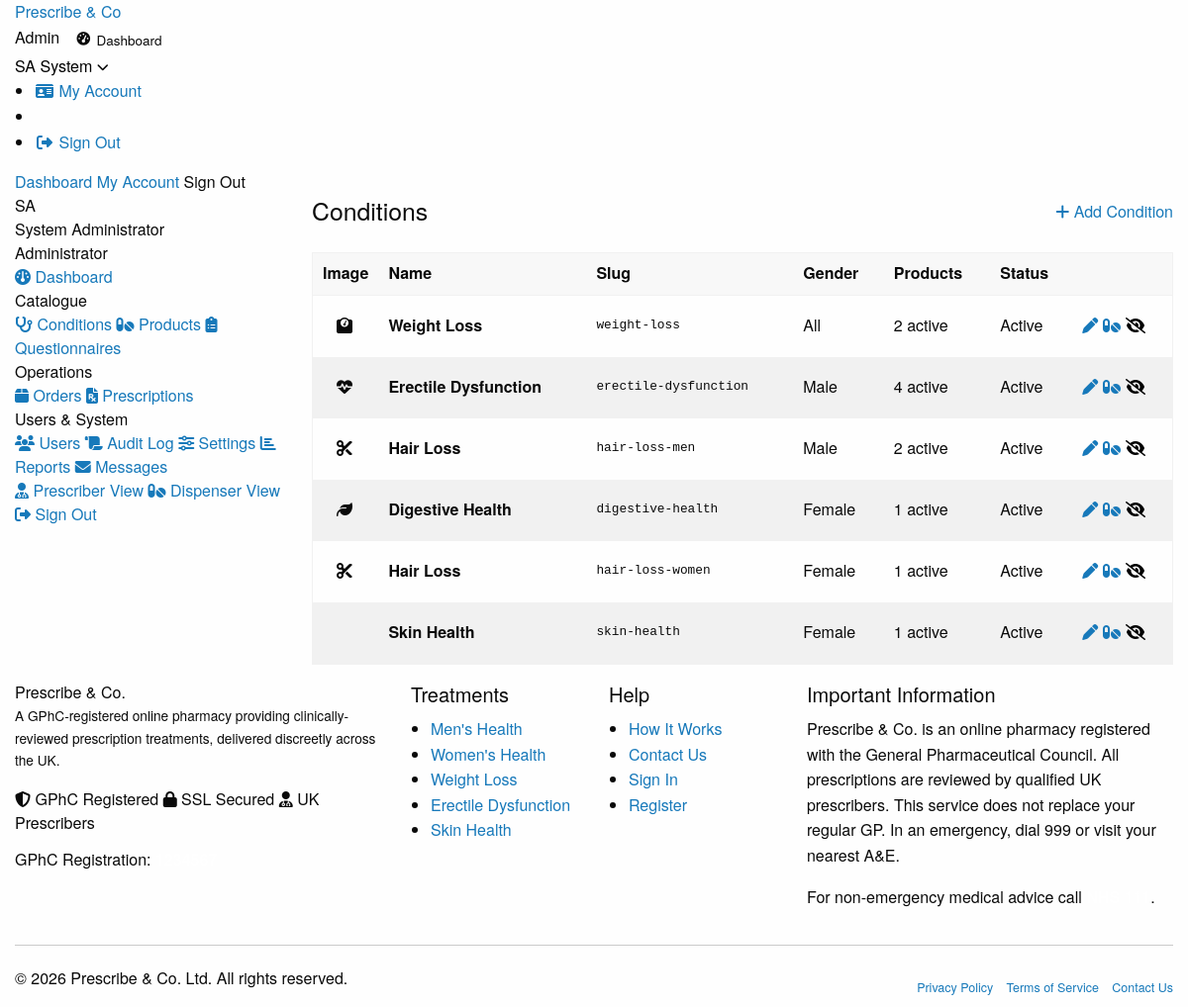
Page /pages/admin/conditions.php (signed in) on the committed database.
### tables this page shows
CREATE TABLE `users` (
  `id`             INT UNSIGNED AUTO_INCREMENT PRIMARY KEY,
  `email`          VARCHAR(191)  NOT NULL UNIQUE,
  `password_hash`  VARCHAR(255)  NOT NULL,
  `role`           ENUM('admin','prescriber','dispenser','patient') NOT NULL DEFAULT 'patient',
  `first_name`     VARCHAR(100)  NOT NULL,
  `last_name`      VARCHAR(100)  NOT NULL,
  `phone`          VARCHAR(30)   DEFAULT NULL,
  `date_of_birth`  DATE          DEFAULT NULL,
  `gender`         ENUM('male','female','other','prefer_not_to_say') DEFAULT NULL,
  `nhs_number`     VARCHAR(20)   DEFAULT NULL,
  `is_active`      TINYINT(1)    NOT NULL DEFAULT 1,
  `email_verified` TINYINT(1)    NOT NULL DEFAULT 0,
  `verify_token`   VARCHAR(64)   DEFAULT NULL,
  `reset_token`    VARCHAR(64)   DEFAULT NULL,
  `reset_expires`  DATETIME      DEFAULT NULL,
  `created_at`     DATETIME      NOT NULL DEFAULT CURRENT_TIMESTAMP,
  `updated_at`     DATETIME      NOT NULL DEFAULT CURRENT_TIMESTAMP ON UPDATE CURRENT_TIMESTAMP,
  INDEX `idx_role`  (`role`),
  INDEX `idx_email` (`email`)
);

CREATE TABLE `conditions` (
  `id`          INT UNSIGNED AUTO_INCREMENT PRIMARY KEY,
  `slug`        VARCHAR(100) NOT NULL UNIQUE,
  `name`        VARCHAR(200) NOT NULL,
  `gender`      ENUM('male','female','all') NOT NULL DEFAULT 'all',
  `description` TEXT         DEFAULT NULL,
  `icon`        VARCHAR(100) DEFAULT NULL,
  `is_active`   TINYINT(1)   NOT NULL DEFAULT 1,
  `sort_order`  INT          NOT NULL DEFAULT 0,
  `created_at`  DATETIME     NOT NULL DEFAULT CURRENT_TIMESTAMP
);

### includes/functions.php (called while the page is built, shortened)
<?php
function is_logged_in(): bool {
    return !empty($_SESSION['user_id']);
}
function current_user(): ?array {
    static $u = null;
    if ($u === null) {
        $u = Database::fetchOne(
            "SELECT id, email, role, first_name, last_name, phone, is_active FROM users WHERE id = ? AND is_active = 1",
            [$_SESSION['user_id']]
        );
    }
    return $u;
}
function current_role(): string  { return (string)($_SESSION['user_role'] ?? ''); }
function require_auth(string ...$roles): void {
    if (!current_user()) {
        session_kill();
        redirect('/pages/auth/login.php');
    }
}
function e(mixed $v): string {
    return htmlspecialchars((string)$v, ENT_QUOTES | ENT_HTML5, 'UTF-8');
}

### config/database.php (called while the page is built, shortened)
<?php
class Database {
    private static ?PDO $instance = null;
    public static function getInstance(): PDO {
        if (self::$instance === null) {
            $dsn = sprintf('mysql:host=%s;port=%d;dbname=%s;charset=%s',
                DB_HOST, DB_PORT, DB_NAME, DB_CHARSET);
            try {
                self::$instance = new PDO($dsn, DB_USER, DB_PASS, [
                    PDO::ATTR_ERRMODE            => PDO::ERRMODE_EXCEPTION,
                    PDO::ATTR_DEFAULT_FETCH_MODE => PDO::FETCH_ASSOC,
                    PDO::ATTR_EMULATE_PREPARES   => false,
                    PDO::MYSQL_ATTR_INIT_COMMAND => "SET NAMES utf8mb4 COLLATE utf8mb4_unicode_ci",
                ]);
            } catch (PDOException $e) {
                error_log('DB Connection failed: ' . $e->getMessage());
                http_response_code(503);
                die('Service temporarily unavailable. Please try again later.');
            }
        }
        return self::$instance;
    }
    public static function query(string $sql, array $params = []): PDOStatement {
        $stmt = self::getInstance()->prepare($sql);
        $stmt->execute($params);
        return $stmt;
    }
    public static function fetchOne(string $sql, array $params = []): ?array {
        $r = self::query($sql, $params)->fetch();
        return $r ?: null;
    }
    public static function fetchAll(string $sql, array $params = []): array {
        return self::query($sql, $params)->fetchAll();
    }
}

### pages/admin/conditions.php (the view, shortened to what this page needs)
<?php
require_auth('admin');
$conditions = Database::fetchAll(
    "SELECT c.*, COUNT(p.id) prod_count FROM conditions c
     LEFT JOIN products p ON p.condition_id=c.id AND p.is_active=1
     GROUP BY c.id ORDER BY c.sort_order, c.name"
);
$editCond = isset($_GET['edit']) ? Database::fetchOne("SELECT * FROM conditions WHERE id=?",[(int)$_GET['edit']]) : null;
$showForm = isset($_GET['add']) || $editCond;
include APP_PATH . '/includes/header.php';
?>
<div class="pco-dash"><div class="grid-container"><div class="grid-x grid-margin-x">
<?php include APP_PATH . '/includes/admin-sidebar.php'; ?>
<div class="cell large-9 medium-8">
  <div style="display:flex;justify-content:space-between;align-items:center;flex-wrap:wrap;gap:1rem;margin-bottom:1.5rem;">
    <h1 style="font-size:1.55rem;margin:0;">Conditions</h1>
    <?php if (!$showForm): ?>
    <a href="?add=1" class="pco-btn pco-btn--primary pco-btn--sm"><i class="fa-solid fa-plus"></i> Add Condition</a>
    <?php endif; ?>
  </div>
  <div class="pco-card">
    <div class="pco-table-wrap">
      <table class="pco-table">
        <thead><tr><th>Image</th><th>Name</th><th>Slug</th><th>Gender</th><th>Products</th><th>Status</th><th></th></tr></thead>
        <tbody>
          <?php foreach ($conditions as $c): ?>
          <tr>
            <td style="width:56px;">
              <?php if ($c['image_path']): ?>
              <img src="<?= APP_URL.e($c['image_path']) ?>" style="width:44px;height:44px;object-fit:cover;border-radius:8px;border:1px solid var(--pco-grey-200);">
              <?php else: ?>
              <div style="width:44px;height:44px;background:var(--pco-lavender-tint);border-radius:8px;display:flex;align-items:center;justify-content:center;color:var(--pco-purple);">
                <i class="fa-solid fa-<?= e($c['icon']??'stethoscope') ?>"></i>
              </div>
              <?php endif; ?>
            </td>
            <td><strong><?= e($c['name']) ?></strong></td>
            <td style="font-size:.8rem;font-family:monospace;color:var(--pco-grey-500);"><?= e($c['slug']) ?></td>
            <td><?= ucfirst($c['gender']) ?></td>
            <td><?= $c['prod_count'] ?> active</td>
            <td><?= $c['is_active'] ? '<span class="pco-badge badge--green">Active</span>' : '<span class="pco-badge badge--grey">Hidden</span>' ?></td>
            <td>
              <div style="display:flex;gap:.3rem;">
                <a href="?edit=<?= $c['id'] ?>" class="pco-btn pco-btn--ghost pco-btn--sm"><i class="fa-solid fa-pen"></i></a>
                <a href="<?= APP_URL ?>/pages/admin/products.php?condition_id=<?= $c['id'] ?>" class="pco-btn pco-btn--ghost pco-btn--sm"><i class="fa-solid fa-pills"></i></a>
                <form method="POST" style="display:inline;">
                  <button class="pco-btn pco-btn--ghost pco-btn--sm" data-confirm="Toggle visibility for '<?= e($c['name']) ?>'?">
                    <?= $c['is_active'] ? '<i class="fa-solid fa-eye-slash"></i>' : '<i class="fa-solid fa-eye"></i>' ?>
                  </button>
                </form>
              </div>
            </td>
          </tr>
          <?php endforeach; ?>
        </tbody>
      </table>
    </div>
  </div>
</div></div></div></div>
<?php include APP_PATH . '/includes/footer.php'; ?>

### includes/header.php (shortened to what this page needs)
<?php
$user  = current_user();
$role  = current_role();
$initials = $user ? strtoupper(substr($user['first_name'],0,1).substr($user['last_name'],0,1)) : '';
$dash_url = match($role) {
    'admin'      => APP_URL.'/pages/admin/dashboard.php',
    'prescriber' => APP_URL.'/pages/prescriber/dashboard.php',
    'dispenser'  => APP_URL.'/pages/dispenser/dashboard.php',
    default      => APP_URL.'/pages/patient/dashboard.php',
};
?>
<!DOCTYPE html>
<html lang="en-GB">
<head>
  <link rel="stylesheet" href="https://cdnjs.cloudflare.com/ajax/libs/foundation/6.8.1/css/foundation.min.css">
  <link rel="stylesheet" href="https://cdnjs.cloudflare.com/ajax/libs/font-awesome/6.5.0/css/all.min.css">
  <link rel="stylesheet" href="<?= APP_URL ?>/assets/css/main.css">
</head>
<body class="role-<?= e($role ?: 'guest') ?>">
<nav class="pco-nav">
  <div class="grid-container">
    <div class="pco-nav__inner">
      <a href="<?= APP_URL ?>/" class="pco-nav__logo">
        <?php if (file_exists(APP_PATH . '/assets/img/logo.png')): ?>
          <img src="<?= APP_URL ?>/assets/img/logo.png" alt="Prescribe and Co logo" class="pco-nav__logo-img">
        <?php else: ?>
          <span class="pco-nav__logo-text">Prescribe &amp; Co</span>
        <?php endif; ?>
      </a>
      <div class="pco-nav__actions">
        <?php if (is_logged_in()): ?>
          <span class="pco-nav__role role-<?= e($role) ?>"><?= e(ucfirst($role)) ?></span>
          <a href="<?= $dash_url ?>" class="hide-for-small-only" style="display:inline-flex;align-items:center;gap:.4rem;font-size:.845rem;font-weight:500;color:var(--pco-grey-700);padding:.35rem .8rem;border-radius:var(--pco-r-pill);transition:all .18s;">
            <i class="fa-solid fa-gauge-high" style="font-size:.85rem;"></i>
            <span>Dashboard</span>
          </a>
          <div class="pco-user-menu">
            <button class="pco-user-btn" id="userMenuBtn" aria-expanded="false">
              <span class="avatar"><?= e($initials) ?></span>
              <span class="hide-for-small-only"><?= e($user['first_name']) ?></span>
              <i class="fa-solid fa-chevron-down fa-xs"></i>
            </button>
            <ul class="pco-dropdown" id="userDropdown">
              <li><a href="<?= APP_URL ?>/pages/patient/account.php"><i class="fa-solid fa-id-card fa-fw"></i> My Account</a></li>
              <li class="sep"></li>
              <li><a href="<?= APP_URL ?>/pages/auth/logout.php" class="danger"><i class="fa-solid fa-right-from-bracket fa-fw"></i> Sign Out</a></li>
            </ul>
          </div>
        <?php else: ?>
          <a href="<?= APP_URL ?>/pages/auth/login.php"    class="pco-btn pco-btn--ghost pco-btn--sm hide-for-small-only">Sign In</a>
          <a href="<?= APP_URL ?>/pages/auth/register.php" class="pco-btn pco-btn--primary pco-btn--sm">Get Started</a>
        <?php endif; ?>
      </div>
    </div>
  </div>
  <div class="pco-mobile-nav" id="mobileNav">
    <div class="grid-container">
      <?php if (is_logged_in()): ?>
        <a href="<?= $dash_url ?>">Dashboard</a>
        <a href="<?= APP_URL ?>/pages/patient/account.php">My Account</a>
        <a href="<?= APP_URL ?>/pages/auth/logout.php" style="color:var(--pco-red)">Sign Out</a>
      <?php else: ?>
        <a href="<?= APP_URL ?>/pages/auth/login.php">Sign In</a>
        <a href="<?= APP_URL ?>/pages/auth/register.php">Register</a>
      <?php endif; ?>
    </div>
  </div>
</nav>

### includes/admin-sidebar.php (shortened to what this page needs)
<?php
$user    = $user ?? current_user();
$initials= strtoupper(substr($user['first_name'],0,1).substr($user['last_name'],0,1));
$current = basename($_SERVER['PHP_SELF']);
?>
<div class="cell large-3 medium-4">
  <div class="pco-sidebar" style="margin-bottom:1.5rem;">
    <div class="pco-sidebar__top">
      <div class="pco-sidebar__avatar"><?= e($initials) ?></div>
      <div class="pco-sidebar__name"><?= e($user['first_name'].' '.$user['last_name']) ?></div>
      <div class="pco-sidebar__role">Administrator</div>
    </div>
    <div class="pco-sidebar__nav">
      <a href="<?= APP_URL ?>/pages/admin/dashboard.php"        class="<?= $current==='dashboard.php'?'active':'' ?>"><i class="fa-solid fa-gauge"></i> Dashboard</a>
      <div class="section-label">Catalogue</div>
      <a href="<?= APP_URL ?>/pages/admin/conditions.php"       class="<?= $current==='conditions.php'?'active':'' ?>"><i class="fa-solid fa-stethoscope"></i> Conditions</a>
      <a href="<?= APP_URL ?>/pages/admin/products.php"         class="<?= $current==='products.php'?'active':'' ?>"><i class="fa-solid fa-pills"></i> Products</a>
      <a href="<?= APP_URL ?>/pages/admin/questionnaires.php"   class="<?= $current==='questionnaires.php'?'active':'' ?>"><i class="fa-solid fa-clipboard-list"></i> Questionnaires</a>
      <div class="section-label">Operations</div>
      <a href="<?= APP_URL ?>/pages/admin/orders.php"           class="<?= $current==='orders.php'?'active':'' ?>"><i class="fa-solid fa-box"></i> Orders</a>
      <a href="<?= APP_URL ?>/pages/admin/prescriptions.php"    class="<?= $current==='prescriptions.php'?'active':'' ?>"><i class="fa-solid fa-file-prescription"></i> Prescriptions</a>
      <div class="section-label">Users & System</div>
      <a href="<?= APP_URL ?>/pages/admin/users.php"            class="<?= $current==='users.php'?'active':'' ?>"><i class="fa-solid fa-users"></i> Users</a>
      <a href="<?= APP_URL ?>/pages/admin/audit-log.php"        class="<?= $current==='audit-log.php'?'active':'' ?>"><i class="fa-solid fa-scroll"></i> Audit Log</a>
      <a href="<?= APP_URL ?>/pages/admin/settings.php"         class="<?= $current==='settings.php'?'active':'' ?>"><i class="fa-solid fa-sliders"></i> Settings</a>
      <a href="<?= APP_URL ?>/pages/admin/reports.php"          class="<?= $current==='reports.php'?'active':'' ?>"><i class="fa-solid fa-chart-bar"></i> Reports</a>
      <a href="<?= APP_URL ?>/pages/admin/messages.php"         class="<?= $current==='messages.php'?'active':'' ?>"><i class="fa-solid fa-envelope"></i> Messages</a>
      <a href="<?= APP_URL ?>/pages/prescriber/dashboard.php"><i class="fa-solid fa-user-doctor"></i> Prescriber View</a>
      <a href="<?= APP_URL ?>/pages/dispenser/dashboard.php"><i class="fa-solid fa-pills"></i> Dispenser View</a>
      <a href="<?= APP_URL ?>/pages/auth/logout.php" class="danger"><i class="fa-solid fa-right-from-bracket"></i> Sign Out</a>
    </div>
  </div>
</div>

### rows in the picture
users: initials "SA", first_name "System", first_name+last_name "System Administrator"
conditions: name "Weight Loss", slug "weight-loss", gender "All", prod_count "2", is_active "Active"
conditions: name "Erectile Dysfunction", slug "erectile-dysfunction", gender "Male", prod_count "4", is_active "Active"
conditions: name "Hair Loss", slug "hair-loss-men", gender "Male", prod_count "2", is_active "Active"
conditions: name "Digestive Health", slug "digestive-health", gender "Female", prod_count "1", is_active "Active"
conditions: name "Hair Loss", slug "hair-loss-women", gender "Female", prod_count "1", is_active "Active"
conditions: name "Skin Health", slug "skin-health", gender "Female", prod_count "1", is_active "Active"

### other values in the picture
$role "Admin"
